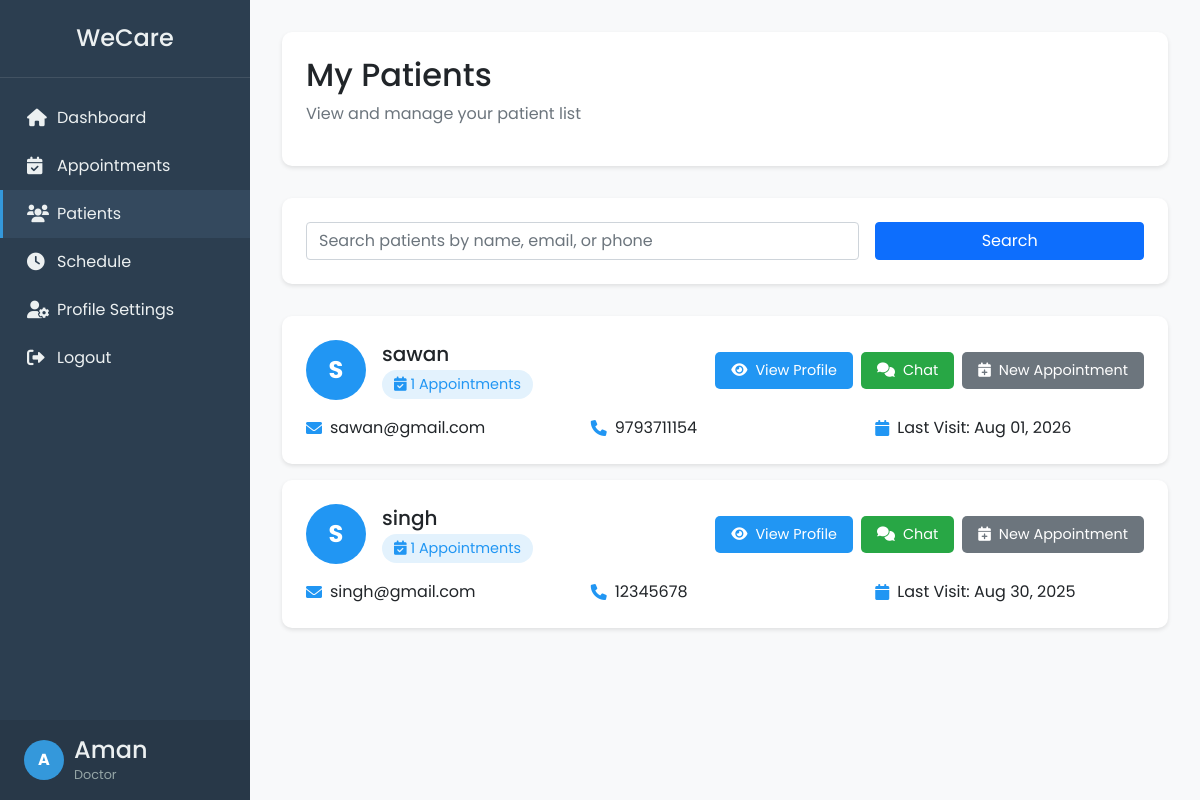
Screenshot of /doctor/patients.php (signed in) with the database file from the repository.
### tables this page shows
CREATE TABLE `patients` (
  `patient_id` int(11) NOT NULL,
  `full_name` varchar(100) NOT NULL,
  `email` varchar(100) NOT NULL,
  `password` varchar(255) NOT NULL,
  `phone` varchar(20) DEFAULT NULL,
  `date_of_birth` date DEFAULT NULL,
  `gender` enum('Male','Female','Other') DEFAULT NULL,
  `address` text DEFAULT NULL,
  `profile_image` varchar(255) DEFAULT NULL,
  `created_at` timestamp NULL DEFAULT current_timestamp()
);

### doctor/patients.php (the view, shortened to what this page needs)
<?php
require_once('../config.php');
$doctorId = $_SESSION['user_id'];
$stmt = $con->prepare("
    SELECT DISTINCT p.*,
           COUNT(DISTINCT a.appointment_id) as total_appointments,
           MAX(a.appointment_date) as last_visit
    FROM patients p
    JOIN appointments a ON p.patient_id = a.patient_id
    WHERE a.doctor_id = ?
    GROUP BY p.patient_id
    ORDER BY p.full_name ASC
");
$stmt->bind_param("i", $doctorId);
$stmt->execute();
$patients = $stmt->get_result();
$search = isset($_GET['search']) ? $_GET['search'] : '';
?>
<!DOCTYPE html>
<html lang="en">
<head>
    <link rel="stylesheet" href="https://cdnjs.cloudflare.com/ajax/libs/font-awesome/6.0.0/css/all.min.css">
    <link href="https://cdn.jsdelivr.net/npm/bootstrap@5.1.3/dist/css/bootstrap.min.css" rel="stylesheet">
</head>
<body>
    <?php include 'includes/navbar.php'; ?>
    <div class="main-content">
        <div class="patients-header">
            <h2>My Patients</h2>
            <p class="text-muted">View and manage your patient list</p>
        </div>
        <div class="search-section">
            <form method="GET" class="row g-3">
                <div class="col-md-8">
                    <input type="text" name="search" class="form-control" placeholder="Search patients by name, email, or phone" value="<?php echo htmlspecialchars($search); ?>">
                </div>
                <div class="col-md-4">
                    <button type="submit" class="btn btn-primary w-100">Search</button>
                </div>
            </form>
        </div>
        <?php if ($patients->num_rows > 0): ?>
            <?php while ($patient = $patients->fetch_assoc()): ?>
                <div class="patient-card">
                    <div class="patient-header">
                        <div class="patient-info">
                            <?php if (isset($patient['profile_image']) && file_exists("../" . $patient['profile_image'])): ?>
                                <img src="../<?php echo $patient['profile_image']; ?>" alt="Patient" class="patient-image">
                            <?php else: ?>
                                <div class="patient-image" style="background: var(--primary-color); color: white; display: flex; align-items: center; justify-content: center; font-size: 1.5rem; font-weight: bold;">
                                    <?php echo strtoupper(substr($patient['full_name'], 0, 1)); ?>
                                </div>
                            <?php endif; ?>
                            <div>
                                <h5 class="mb-1"><?php echo htmlspecialchars($patient['full_name']); ?></h5>
                                <div class="stats-badge">
                                    <i class="fas fa-calendar-check"></i>
                                    <?php echo $patient['total_appointments']; ?> Appointments
                                </div>
                            </div>
                        </div>
                        <div class="action-buttons">
                            <a href="#" class="btn-action btn-view">
                                <i class="fas fa-eye"></i> View Profile
                            </a>
                            <a href="#" class="btn-action btn-chat">
                                <i class="fas fa-comments"></i> Chat
                            </a>
                            <a href="#" class="btn-action btn-appointment">
                                <i class="fas fa-calendar-plus"></i> New Appointment
                            </a>
                        </div>
                    </div>
                    <div class="patient-details">
                        <div class="detail-item">
                            <i class="fas fa-envelope"></i>
                            <span><?php echo htmlspecialchars($patient['email']); ?></span>
                        </div>
                        <div class="detail-item">
                            <i class="fas fa-phone"></i>
                            <span><?php echo htmlspecialchars($patient['phone']); ?></span>
                        </div>
                        <div class="detail-item">
                            <i class="fas fa-calendar"></i>
                            <span>Last Visit: <?php echo date('M d, Y', strtotime($patient['last_visit'])); ?></span>
                        </div>
                    </div>
                </div>
            <?php endwhile; ?>
        <?php else: ?>
            <div class="alert alert-info">
                No patients found. Patients will appear here once they book appointments with you.
            </div>
        <?php endif; ?>
    </div>
</body>
</html>

### doctor/patients.php (style rules this page uses)
:root { --primary-color: #2196f3; --secondary-color: #6c757d; --success-color: #28a745; --danger-color: #dc3545; --light-text: #6c757d; --dark-text: #343a40; --border-color: #dee2e6; }
* { margin: 0; padding: 0; box-sizing: border-box; font-family: 'Poppins', sans-serif; }
body { background-color: #f8f9fa; }
.main-content { margin-left: 250px; padding: 2rem; }
.patients-header { background: white; padding: 1.5rem; border-radius: 10px; box-shadow: 0 2px 4px rgba(0,0,0,0.1); margin-bottom: 2rem; }
.search-section { background: white; padding: 1.5rem; border-radius: 10px; box-shadow: 0 2px 4px rgba(0,0,0,0.1); margin-bottom: 2rem; }
.patient-card { background: white; border-radius: 10px; box-shadow: 0 2px 4px rgba(0,0,0,0.1); margin-bottom: 1rem; padding: 1.5rem; }
.patient-header { display: flex; justify-content: space-between; align-items: center; margin-bottom: 1rem; }
.patient-info { display: flex; align-items: center; }
.patient-image { width: 60px; height: 60px; border-radius: 50%; margin-right: 1rem; object-fit: cover; }
.patient-details { display: grid; grid-template-columns: repeat(auto-fit, minmax(200px, 1fr)); gap: 1rem; margin-top: 1rem; }
.detail-item { display: flex; align-items: center; }
.detail-item i { margin-right: 0.5rem; color: var(--primary-color); }
.action-buttons { display: flex; gap: 0.5rem; }
.btn-action { padding: 0.5rem 1rem; border-radius: 5px; font-size: 0.9rem; cursor: pointer; border: none; transition: all 0.3s ease; text-decoration: none; display: inline-flex; align-items: center; gap: 0.5rem; }
.btn-view { background-color: var(--primary-color); color: white; }
.btn-chat { background-color: var(--success-color); color: white; }
.btn-appointment { background-color: var(--secondary-color); color: white; }
.stats-badge { background-color: #e3f2fd; color: var(--primary-color); padding: 0.25rem 0.75rem; border-radius: 20px; font-size: 0.9rem; }

### doctor/includes/navbar.php (style rules this page uses)
:root { --sidebar-width: 250px; --sidebar-bg: #2c3e50; --sidebar-hover: #34495e; --sidebar-active: #3498db; --text-light: #ecf0f1; --text-muted: #95a5a6; }

### rows the page displays
patients: full_name "S", full_name "sawan", total_appointments "1", email "sawan@gmail.com", phone "9793711154", last_visit "Aug 01, 2026"
patients: full_name "S", full_name "singh", total_appointments "1", email "singh@gmail.com", phone "12345678", last_visit "Aug 30, 2025"

### other values shown
substr($name[0], 0, 1) "A"
$_SESSION['full_name'] "Aman"
